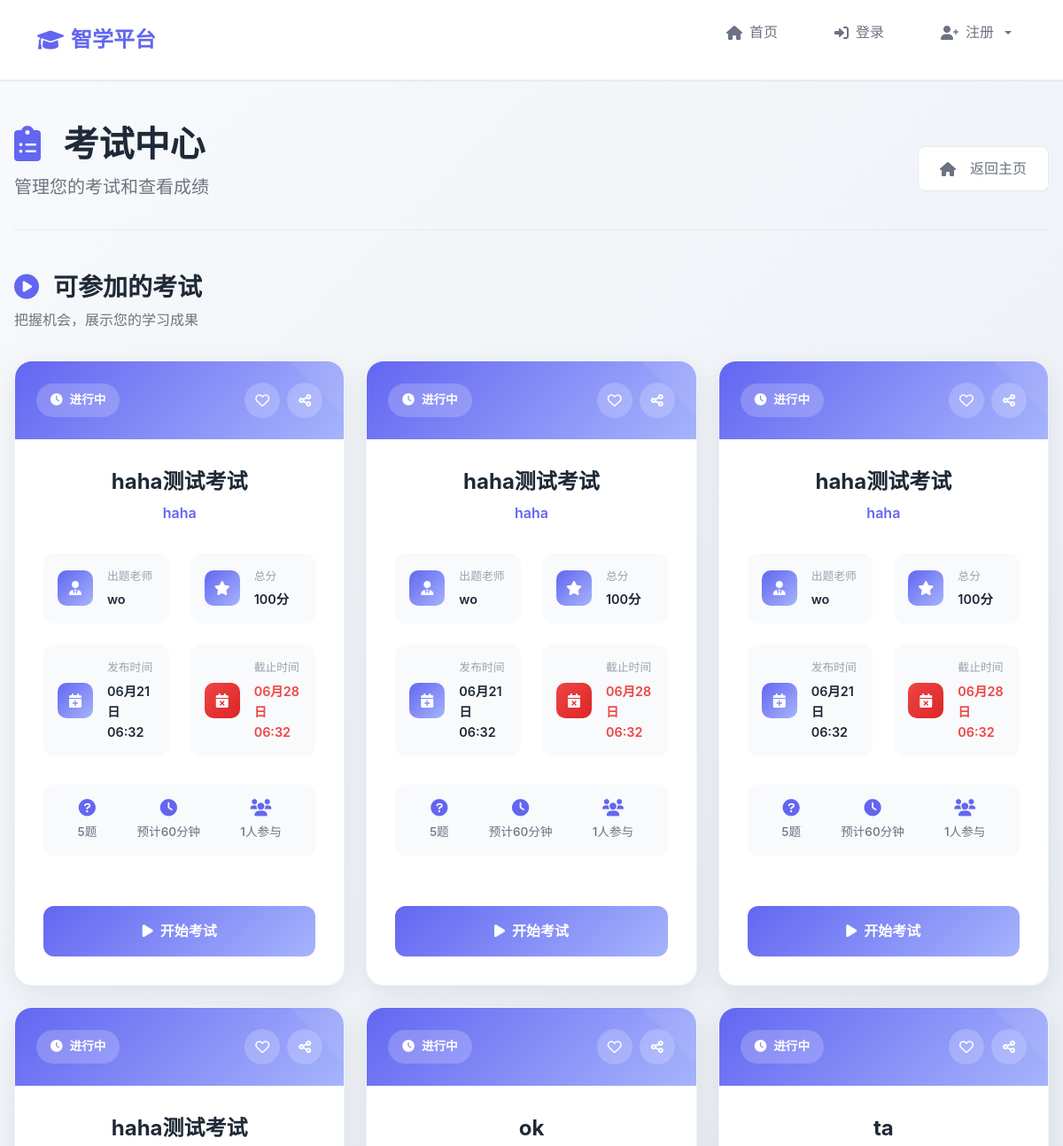
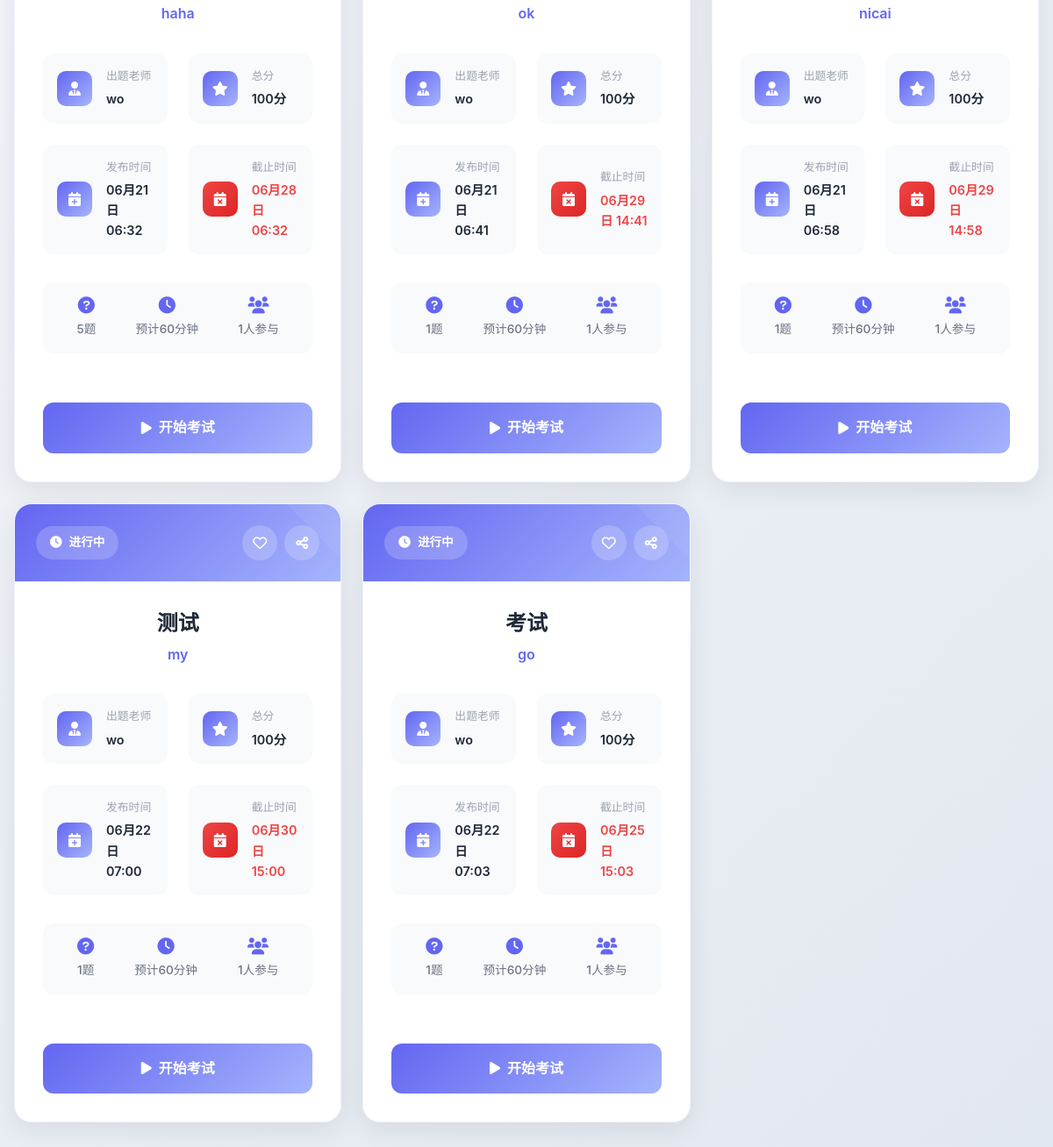
Page /student/exams/ on the committed database (2 pictures, top to bottom).
### teacher/models.py (models this page shows, shortened)
class Exam(models.Model):
    name = models.CharField(max_length=100, verbose_name='考试名称')
    course = models.ForeignKey(Course, on_delete=models.CASCADE, related_name='exams', verbose_name='关联课程')
    teacher = models.ForeignKey(TeacherProfile, on_delete=models.CASCADE, related_name='exams', verbose_name='出题老师')
    release_time = models.DateTimeField(default=timezone.now, verbose_name='发布时间')
    deadline = models.DateTimeField(verbose_name='截止时间')
    total_score = models.IntegerField(default=100, verbose_name='总分')

class Course(models.Model):
    name = models.CharField(max_length=50, verbose_name='课程名称')
    description = models.TextField(verbose_name='课程描述')
    code = models.CharField(max_length=20, unique=True, verbose_name='课程标识')
    teacher = models.ForeignKey(TeacherProfile, on_delete=models.CASCADE, related_name='courses', verbose_name='老师')
    students = models.ManyToManyField(StudentProfile, related_name='courses', verbose_name='学生')

class TeacherProfile(models.Model):
    user = models.OneToOneField(User, on_delete=models.CASCADE)
    name = models.CharField(max_length=50, verbose_name='姓名')
    teacher_id = models.CharField(max_length=20, unique=True, verbose_name='工号')
    college = models.CharField(max_length=50, verbose_name='学院')
    contact = models.CharField(max_length=50, verbose_name='联系方式')

### student/views.py (the view, shortened to what this page needs)
# urls.py: path('exams/', views.exam_list, name='student_exam_list'),
def exam_list(request):
    try:
        if request.user.is_authenticated:
            try:
                student = StudentProfile.objects.get(user=request.user)
                current_time = timezone.now()
                available_exams = Exam.objects.filter(
                    course__in=student.courses.all(),
                    release_time__lte=current_time,
                    deadline__gte=current_time
                )
                completed_results = ExamResult.objects.filter(student=student)
            except StudentProfile.DoesNotExist:
                current_time = timezone.now()
                available_exams = Exam.objects.filter(
                    release_time__lte=current_time,
                    deadline__gte=current_time
                )
                completed_results = []
        else:
            current_time = timezone.now()
            available_exams = Exam.objects.filter(
                release_time__lte=current_time,
                deadline__gte=current_time
            )
            temp_results = request.session.get('temp_exam_results', [])
            completed_results = []
        return render(request, 'student_exam_list.html', {
            'exams': available_exams,
            'completed_results': completed_results
        })
    except Exception as e:
        messages.error(request, f'获取考试列表时发生错误: {str(e)}')
        return render(request, 'student_exam_list.html', {
            'exams': [],
            'completed_results': []
        })

### templates/student_exam_list.html (shortened to what this page needs)
{% extends 'base.html' %}
{% block content %}
<div class="page-header mb-5">
    <div class="d-flex align-items-center justify-content-between">
        <div>
            <h1 class="display-6 fw-bold mb-2" style="color: var(--text-primary);">
                <i class="fas fa-clipboard-list me-3" style="color: var(--primary-color);"></i>
                考试中心
            </h1>
            <p class="lead text-muted">管理您的考试和查看成绩</p>
        </div>
        <div class="page-actions">
            <a href="{% url 'student:student_home' %}" class="btn-custom btn-secondary-custom">
                <i class="fas fa-home me-2"></i>
                返回主页
            </a>
        </div>
    </div>
</div>
<div class="available-exams-section">
    <div class="section-header mb-4">
        <h3 class="fw-bold d-flex align-items-center">
            <i class="fas fa-play-circle me-3" style="color: var(--primary-color);"></i>
            可参加的考试
        </h3>
        <p class="text-muted">把握机会，展示您的学习成果</p>
    </div>
    {% if exams %}
        <div class="exams-grid">
            {% for exam in exams %}
            <div class="exam-card-modern">
                <div class="exam-card-header">
                    <div class="exam-status-badge">
                        <i class="fas fa-clock"></i>
                        <span>进行中</span>
                    </div>
                    <div class="exam-actions">
                        <button class="action-btn favorite-btn" title="收藏">
                            <i class="far fa-heart"></i>
                        </button>
                        <button class="action-btn share-btn" title="分享">
                            <i class="fas fa-share-alt"></i>
                        </button>
                    </div>
                </div>
                <div class="exam-card-body">
                    <div class="exam-title-section">
                        <h3 class="exam-title">{{ exam.name }}</h3>
                        <p class="exam-course">{{ exam.course.name }}</p>
                    </div>
                    <div class="exam-info-grid">
                        <div class="info-item">
                            <div class="info-icon">
                                <i class="fas fa-user-tie"></i>
                            </div>
                            <div class="info-content">
                                <span class="info-label">出题老师</span>
                                <span class="info-value">{{ exam.teacher.name }}</span>
                            </div>
                        </div>
                        <div class="info-item">
                            <div class="info-icon">
                                <i class="fas fa-star"></i>
                            </div>
                            <div class="info-content">
                                <span class="info-label">总分</span>
                                <span class="info-value">{{ exam.total_score }}分</span>
                            </div>
                        </div>
                        <div class="info-item">
                            <div class="info-icon">
                                <i class="fas fa-calendar-plus"></i>
                            </div>
                            <div class="info-content">
                                <span class="info-label">发布时间</span>
                                <span class="info-value">{{ exam.release_time|date:"m月d日 H:i" }}</span>
                            </div>
                        </div>
                        <div class="info-item">
                            <div class="info-icon deadline-icon">
                                <i class="fas fa-calendar-times"></i>
                            </div>
                            <div class="info-content">
                                <span class="info-label">截止时间</span>
                                <span class="info-value deadline-value">{{ exam.deadline|date:"m月d日 H:i" }}</span>
                            </div>
                        </div>
                    </div>
                    <div class="exam-stats">
                        <div class="stat-item">
                            <i class="fas fa-question-circle"></i>
                            <span>{{ exam.questions.count }}题</span>
                        </div>
                        <div class="stat-item">
                            <i class="fas fa-clock"></i>
                            <span>预计60分钟</span>
                        </div>
                        <div class="stat-item">
                            <i class="fas fa-users"></i>
                            <span>{{ exam.course.students.count }}人参与</span>
                        </div>
                    </div>
                </div>
                <div class="exam-card-footer">
                    <a href="{% url 'student:student_exam_detail' exam.id %}" class="start-exam-btn">
                        <i class="fas fa-play"></i>
                        <span>开始考试</span>
                    </a>
                </div>
            </div>
            {% endfor %}
        </div>
    {% endif %}
</div>
{% endblock %}

### templates/base.html (style rules this page uses)
:root { --primary-color: #6366f1; --primary-light: #a5b4fc; --secondary-color: #10b981; --accent-color: #f59e0b; --bg-primary: #fefefe; --bg-secondary: #f8fafc; --bg-card: #ffffff; --text-primary: #1f2937; --text-secondary: #6b7280; --text-muted: #9ca3af; --border-color: #e5e7eb; --shadow-sm: 0 1px 2px 0 rgba(0, 0, 0, 0.05); --shadow-md: 0 4px 6px -1px rgba(0, 0, 0, 0.1), 0 2px 4px -1px rgba(0, 0, 0, 0.06); --shadow-lg: 0 10px 15px -3px rgba(0, 0, 0, 0.1), 0 4px 6px -2px rgba(0, 0, 0, 0.05); --radius-sm: 0.375rem; --radius-md: 0.5rem; --radius-lg: 0.75rem; --radius-xl: 1rem; }
* { margin: 0; padding: 0; box-sizing: border-box; }
body { font-family: -apple-system, BlinkMacSystemFont, 'Segoe UI', Roboto, 'Inter', sans-serif; background: linear-gradient(135deg, #f8fafc 0%, #e2e8f0 100%); color: var(--text-primary); line-height: 1.6; min-height: 100vh; }
.btn-custom { border: none; border-radius: var(--radius-md); padding: 0.75rem 1.5rem; font-weight: 500; text-decoration: none; display: inline-flex; align-items: center; gap: 0.5rem; transition: all 0.2s ease; cursor: pointer; }
.btn-secondary-custom { background-color: var(--bg-card); color: var(--text-secondary); border: 1px solid var(--border-color); }

### rows in the picture
Exam: name "haha测试考试", course.name "haha", teacher.name "wo", total_score "100", release_time "06月21日 06:32", deadline "06月28日 06:32", questions.count "5", course.students.count "1"
Exam: name "haha测试考试", course.name "haha", teacher.name "wo", total_score "100", release_time "06月21日 06:32", deadline "06月28日 06:32", questions.count "5", course.students.count "1"
Exam: name "haha测试考试", course.name "haha", teacher.name "wo", total_score "100", release_time "06月21日 06:32", deadline "06月28日 06:32", questions.count "5", course.students.count "1"
Exam: name "haha测试考试", course.name "haha", teacher.name "wo", total_score "100", release_time "06月21日 06:32", deadline "06月28日 06:32", questions.count "5", course.students.count "1"
Exam: name "ok", course.name "ok", teacher.name "wo", total_score "100", release_time "06月21日 06:41", deadline "06月29日 14:41", questions.count "1", course.students.count "1"
Exam: name "ta", course.name "nicai", teacher.name "wo", total_score "100", release_time "06月21日 06:58", deadline "06月29日 14:58", questions.count "1", course.students.count "1"
Exam: name "测试", course.name "my", teacher.name "wo", total_score "100", release_time "06月22日 07:00", deadline "06月30日 15:00", questions.count "1", course.students.count "1"
Exam: name "考试", course.name "go", teacher.name "wo", total_score "100", release_time "06月22日 07:03", deadline "06月25日 15:03", questions.count "1", course.students.count "1"
